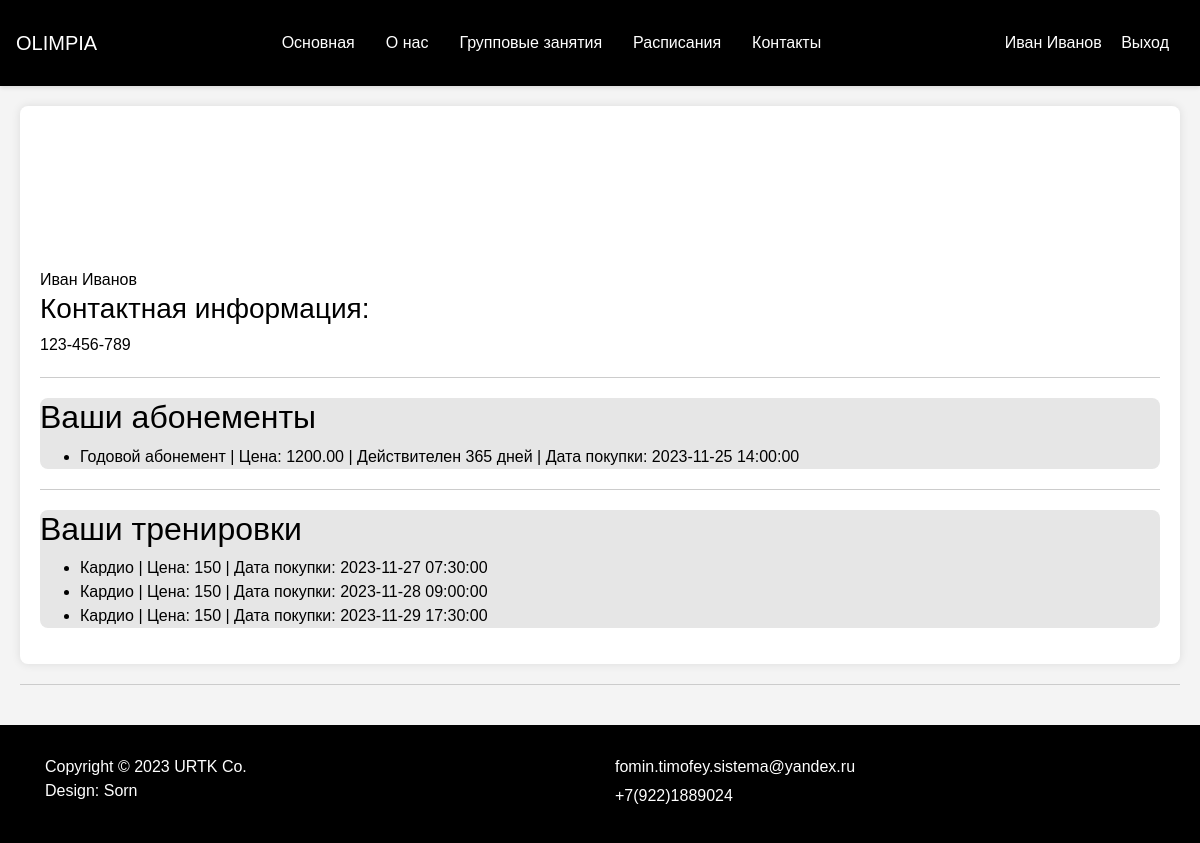
The page /profile.php (signed in) on the database its author committed.
### tables this page shows
CREATE TABLE Clients (
    ID INT PRIMARY KEY AUTO_INCREMENT,
    Name VARCHAR(255) NOT NULL,
    Email VARCHAR(255) UNIQUE,
    ClientLogin VARCHAR(255) UNIQUE,
    Password VARCHAR(255) UNIQUE,
    Contact VARCHAR(255)
);

CREATE TABLE ClientAbonement (
    ClientID INT,
    AbonementID INT,
    PurchaseDate DATETIME NOT NULL,
    FOREIGN KEY (ClientID) REFERENCES Clients(ID),
    FOREIGN KEY (AbonementID) REFERENCES Abonement(ID)
);

CREATE TABLE Abonement (
    ID INT PRIMARY KEY AUTO_INCREMENT,
    Type VARCHAR(50),
    Price DECIMAL(10, 2),
    ValidDays INT
);

CREATE TABLE ClientWorkouts (
    ClientID INT,
    WorkoutID INT,
    BookingDate DATETIME,
    FOREIGN KEY (ClientID) REFERENCES Clients(ID),
    FOREIGN KEY (WorkoutID) REFERENCES Workouts(ID)
);

CREATE TABLE Workouts (
    ID INT PRIMARY KEY AUTO_INCREMENT,
    Type VARCHAR(50),
    TrainerID INT,
    Price INT,
    Image varchar(200) NOT NULL ,
    FOREIGN KEY (TrainerID) REFERENCES Trainers(ID) ON DELETE CASCADE
);

### helpers.php (called while the page is built, shortened)
<?php
function include_template($name, array $data = [])
{
    $name = 'templates/' . $name;
    extract($data);
    require $name;
    $result = ob_get_clean();
    return $result;
}

### functions.php (called while the page is built, shortened)
<?php
function get_сlient_abonement(mysqli $con, int $client_id): array
{
    $sql = 'SELECT `ClientAbonement`.*,`Abonement`.*
            FROM `ClientAbonement` INNER JOIN `Abonement`
            ON `ClientAbonement`.`AbonementID` = `Abonement`.`ID`
            WHERE `ID` = ?';
    $prepare_values = mysqli_prepare($con, $sql);
    mysqli_stmt_bind_param($prepare_values, 'i', $client_id);
    mysqli_stmt_execute($prepare_values);
    return mysqli_fetch_all(mysqli_stmt_get_result($prepare_values), MYSQLI_ASSOC) ?? [];
}
function get_сlient_trainers(mysqli $con, int $client_id): array
{
    $sql = 'SELECT `ClientWorkouts`.*,`Workouts`.*
            FROM `ClientWorkouts` INNER JOIN `Workouts`
            ON `ClientWorkouts`.`WorkoutID` = `Workouts`.`ID`
            WHERE `ID` = ?';
    $prepare_values = mysqli_prepare($con, $sql);
    mysqli_stmt_bind_param($prepare_values, 'i', $client_id);
    mysqli_stmt_execute($prepare_values);
    return mysqli_fetch_all(mysqli_stmt_get_result($prepare_values), MYSQLI_ASSOC) ?? [];
}
function get_client_by_id(mysqli $con, int $client_id)
{
    $sql = 'SELECT * FROM `Clients`
             WHERE `ID` = ?';
    $prepare_values = mysqli_prepare($con, $sql);
    mysqli_stmt_bind_param($prepare_values, 'i', $client_id);
    mysqli_stmt_execute($prepare_values);
    return mysqli_fetch_assoc(mysqli_stmt_get_result($prepare_values)) ?? [];
}

### templates/user-profile.php (the view)
<head>
    <link rel="stylesheet" href="css/profiles.css">
</head>
<main>
    <body>
        <div class="profile-container">
            <div class="profile">
                <div class="profile-info">
                    <h3>Имя:</h3>
                    <span>
                        <?= $user_name ?><span>
                            <h3>Контактная информация:</h3>
                            <span>
                                <?= $user_contact_message['Contact'] ?><span>
                </div>
                <div class="separator"></div>
                <div class="admin-functionalities">
                    <h2>Ваши абонементы </h2>
                    <?php if (!empty($abonements)): ?>
                        <ul>
                            <?php foreach($abonements as $item): ?>
                                <li>
                                    <?= $item["Type"]?> | Цена: <?= $item["Price"]?> | Действителен <?= $item["ValidDays"]?> дней | Дата покупки: <?= $item["PurchaseDate"]?>
                                </li>
                            <?php endforeach; ?>
                        </ul>
                    <?php else : ?>
                        <p>Вы еще не покупали абонементы</p>
                    <?php endif; ?>
                </div>
                <div class="separator"></div>
                <div class="admin-functionalities">
                    <h2>Ваши тренировки </h2>
                    <?php if (!empty($abonements)): ?>
                        <ul>
                            <?php foreach($trainers as $item): ?>
                                <li>
                                    <?= $item["Type"]?> | Цена: <?= $item["Price"]?> | Дата покупки: <?= $item["BookingDate"]?>
                                </li>
                            <?php endforeach; ?>
                        </ul>
                    <?php else : ?>
                        <p>Вы еще не покупали тренировки</p>
                    <?php endif; ?>
                </div>
            </div>
            <div class="separator"></div>
        </div>
    </body>
</main>

### css/main.css (style rules this page uses)
body { font-family: 'Arial', sans-serif; color: #fff; }

### css/profiles.css (style rules this page uses)
body { margin: 0; padding: 0; }
body { background-color: #f4f4f4; font-family: Arial, sans-serif; }
.profile-container { max-width: 1200px; margin: 0 auto; padding: 20px; }
.profile { background-color: #fff; border-radius: 8px; box-shadow: 0 0 10px rgba(0, 0, 0, 0.1); padding: 20px; margin-bottom: 20px; }
.admin-functionalities { background-color: #e6e6e6; border-radius: 8px; padding: 15 15 15 0px; margin-top: 20px; }
.separator { border-top: 1px solid #ccc; margin: 20px 0; }
.profile-info { margin-top: 100px; margin-bottom: 20px; }
h6, p, h2, span, li { color: black; }

### rows shown on the page
clients: Contact "123-456-789"
clientabonement: AbonementID.Type "Годовой абонемент", AbonementID.Price "1200.00", AbonementID.ValidDays "365", PurchaseDate "2023-11-25 14:00:00"
clientworkouts: WorkoutID.Type "Кардио", WorkoutID.Price "150", BookingDate "2023-11-27 07:30:00"
clientworkouts: WorkoutID.Type "Кардио", WorkoutID.Price "150", BookingDate "2023-11-28 09:00:00"
clientworkouts: WorkoutID.Type "Кардио", WorkoutID.Price "150", BookingDate "2023-11-29 17:30:00"

### other values the page prints
$_SESSION['username'] "Иван Иванов"
$user_name "Иван Иванов"
